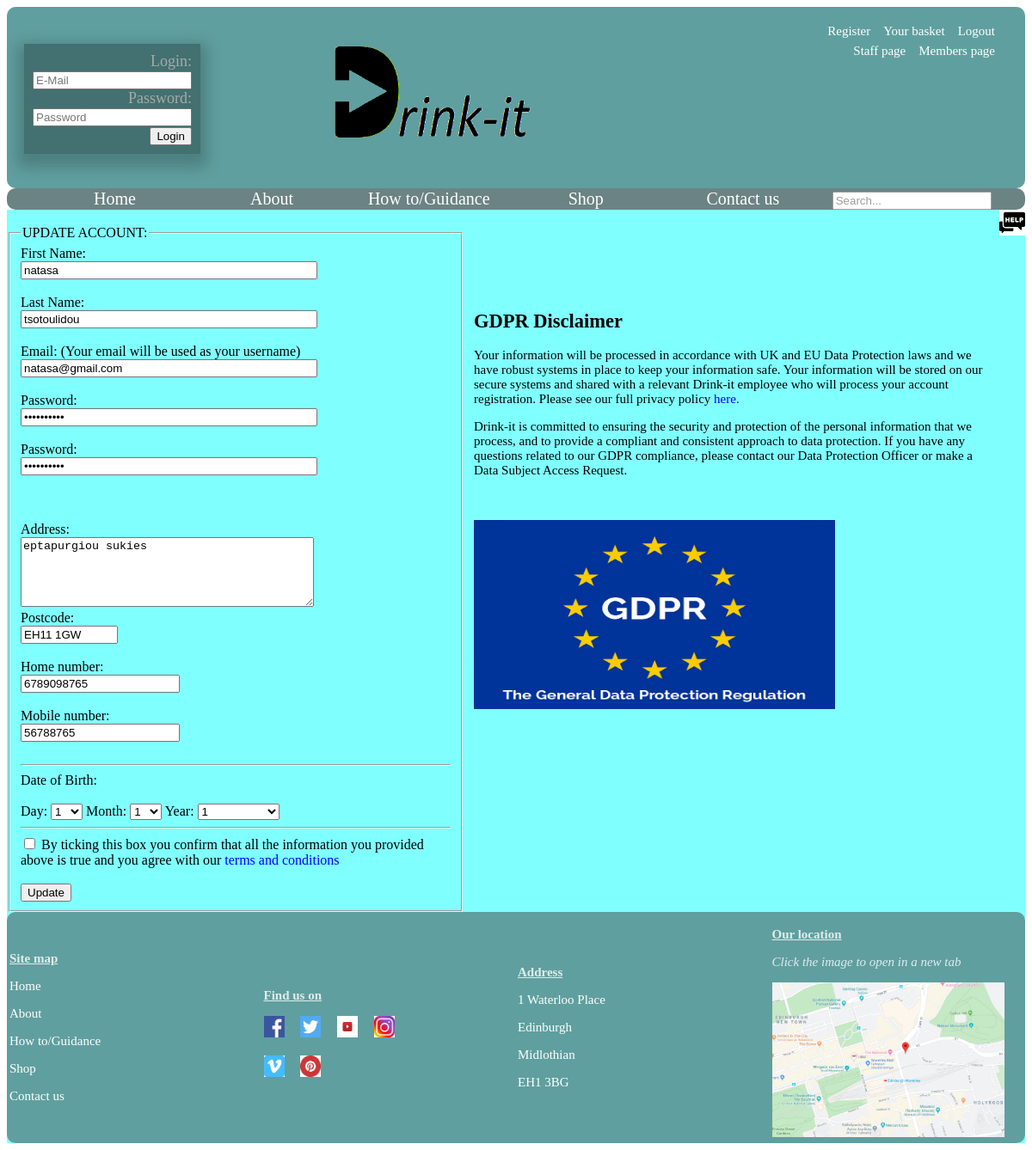
The app's page /update.php?customerID=86 (signed in) with its own data.
### tables this page shows
CREATE TABLE `customers` (
  `customerID` int(10) UNSIGNED NOT NULL,
  `firstName` char(50) NOT NULL,
  `lastName` char(50) NOT NULL,
  `email` char(50) NOT NULL,
  `password1` char(50) NOT NULL,
  `password2` char(50) NOT NULL,
  `address` char(250) NOT NULL,
  `postcode` char(20) NOT NULL,
  `homeNumber` char(20) DEFAULT NULL,
  `mobileNumber` char(20) DEFAULT NULL,
  `day` char(2) DEFAULT NULL,
  `month` char(2) DEFAULT NULL,
  `year` char(40) DEFAULT NULL,
  `agree` varchar(1) NOT NULL
);

### update.php (the view, shortened to what this page needs)
<?php
include 'connect.php';
include 'process-update-form.php';
$id = $_GET['customerID'];
$query = "SELECT * FROM customers WHERE customerID=$id";
$result = mysqli_query($connect, $query);
?>
<!DOCTYPE html>
<html lang="en">
<head>
	<link rel="stylesheet" href="css/style.css">
</head>
<header>
	<div><?php if(!isset($_SESSION['email'])){echo '<a class="toplinks" href="login.php">Login</a>';}else{echo '<a class="toplinks" href="session-feedback.php">Logout</a>';}?></div>
	<div><a class="toplinks" href="under_construction.html">Your basket</a></div>
	<div><a class="toplinks" href="register.php">Register</a></div><br/>
	<div><a class="toplinks" href="loggedin.php">Members page</a></div>
	<div><a class="toplinks" href="staff_area.php">Staff page</a></div>
	<div class="loginpopup">
		<div class="account">
			<form>
			Login:
			<div>
				<input type="text" name="login" placeholder="E-Mail">
			</div>
             Password:
			<div>
				<input type="password" name="password" placeholder="Password">
			</div>
			<div>
				<input type="submit" value="Login">
			</div>
			</form>
		</div>
	</div>
	<a href="landingpage.html"><img class="logo" src="images/logo2.png" alt="logo"></a>
</header>
<body>
<div class="menu">
	<div class="item"><a href="landingPage.php" target="_self">Home</a></div>
	<div class="item"><a href="under_construction.php" target="_self">About</a></div>
	<div class="item"><a href="guidance.php" target="_self">How to/Guidance</a></div>
	<div class="item"><a href="under_construction.php" target="_self">Shop</a></div>
	<div class="item"><a href="under_construction.php" target="_self">Contact us</a></div>
	<div class="item"><input type="text" placeholder="Search..."></div>
</div>
<div class="background">
	<a href="guidance.php"><img class="sticky" src="images/help.png" alt="help"></a>
<?php
while ($row = mysqli_fetch_assoc($result)){
	$id = $row['customerID'];
	$firstName = $row['firstName'];
	$lastName = $row['lastName'];
	$email = $row['email'];
	$password1 = $row['password1'];
	$password2 = $row['password2'];
	$address = $row['address'];
	$postcode = $row['postcode'];
	$homeNumber = $row['homeNumber'];
	$mobileNumber = $row['mobileNumber'];
	$day = $row['day'];
}
?>
<div  class="general">
<div class="registerdiv">
<form action = "update_confirmation.php?customerID=<?php echo $id; ?>" method="post">
<fieldset style="width:500px">
<legend>UPDATE ACCOUNT:</legend>
	<label for="firstName">First Name:</label><br/>
	<input size="40" type="text" name="firstName" id="firstName" required autofocus value="<?php echo $firstName; ?>"/><br/>
	<br/><label for="lastName">Last Name:</label><br/>
	<input size="40" type="text" name="lastName" id="lastName" required value="<?php echo $lastName; ?>"/><br/>
	<br/><label for="email">Email: (Your email will be used as your username)</label><br/>
	<input size="40" type="email" name="email" id="email" required value="<?php echo $email; ?>"/><br/>
	<br/><label for="password1">Password:</label><br/>
	<input size="40" name="password1" type="password" required id="password1" value="<?php echo $password1; ?>"/><br/>
	<br/><label for="password2">Password:</label><br/>
	<input size="40" name="password2" type="password" required onchange="check();" id="password2" value="<?php echo $password2; ?>"/><br/><br/>
	<span id="match" ><b></b></span><br>
	<br/><label for="address">Address:</label><br/>
	<textarea name="address" id="address" rows="5" cols="40"><?php echo $address; ?></textarea>
	<br/><label for="postcode">Postcode:</label><br/>
	<input size="11" name="postcode" pattern="[A-Za-z]{1,2}[0-9Rr][0-9A-Za-z]? [0-9][ABD-HJLNP-UW-Zabd-hjlnp-uw-z]{2}" id="postcode" required value="<?php echo $postcode; ?>"/><br/>
	<br/><label for="homeNumber">Home number:</label><br/>
	<input type="number" name="homeNumber" id="homeNumber" required value="<?php echo $homeNumber; ?>"/><br/>
	<br/><label for="mobileNumber">Mobile number:</label><br/>
	<input type="number" name="mobileNumber" id="mobileNumber" required value="<?php echo $mobileNumber; ?>"/><br/><br/>
	<hr>
	<label>Date of Birth:</label><br/>
	<br><label class = "dob" for="day">Day:</label>
	<select name="day" id = "day" size="1">
		<option selected="selected" ><?php echo $day; ?></option>
	</select>
	<label class = "dob" for="month">Month:</label>
	<select name="month" id="month" size="1">
		<option selected="selected" ><?php echo $day; ?></option>
	</select>
	<label class = "dob" for="year">Year:</label>
	<select name="year" id="year" size="1">
		<option selected="selected" ><?php echo $day; ?></option>
	</select>	<br/>
	<hr>
	<input type="checkbox" name="agree" id="agree" value="0"/>
		<label>By ticking this box you confirm that all
							the information you provided above is
							true and you agree with our
							<a style="color:blue" href="under_construction.html" target="_self">terms and conditions</a></label>
	<br><br>
	<input class="reg_button" name="update" Value="Update" type="submit"/>
</fieldset>
</form>
</div>
<br>
<div class = "disclaimer">
	<h2> GDPR Disclaimer</h2>
	<p>Your information will be processed in accordance with UK and EU Data Protection laws and we have robust systems in place to keep your information safe.
	Your information will be stored on our secure systems and shared with a relevant Drink-it employee who will process your account registration.
	Please see our full privacy policy <a style="color:blue" href="under_construction.html" target="_self">here.</a></p>
	<p>Drink-it is committed to ensuring the security and protection of the personal information that we process, and to provide a compliant and consistent approach
	 to data protection. If you have any questions related to our GDPR compliance, please contact our Data Protection Officer or make a Data Subject Access Request.</p>
	 <br><br>
	 <img src="images/gdpr.jpg" alt="gdpr" height="220" width="420"></img>
</div>
</div>
<div class="foot">
	<table class="footer">
	<tr>
	<td>
		<p class="footer_head"><strong><u>Site map</u></strong></p>
		<p><a href="landingpage.html" target="_self">Home</a></p>
		<p><a href="under_construction.html" target="_self">About</a></p>
		<p><a href="guidance.html" target="_self">How to/Guidance</a></p>
		<p><a href="under_construction.html" target="_self">Shop</a></p>
		<p><a href="under_construction.html" target="_self">Contact us</a></p>
	</td>
	<td>
		<p class="footer_head"><strong><u>Find us on</u></strong></p>
		<a href="https://www.facebook.com/" target="_blank"><img class="social" src="images/facebook.png" alt="facebook"></a>
		<a href="https://twitter.com/" target="_blank"><img class="social" src="images/twiter.png" alt="twiter"></a>
		<a href="https://www.youtube.com/" target="_blank"><img class="social" src="images/youtube.png" alt="youtube"></a>
		<a href="https://www.instagram.com/" target="_blank"><img class="social" src="images/instagram.jpg" alt="instagram"></a><br><br>
		<a href="https://vimeo.com/" target="_blank"><img class="social" src="images/vimeo.png" alt="vimeo"></a>
		<a href="https://vimeo.com/" target="_blank"><img class="social" src="images/pinterest.png" alt="pinterest"></a>
	</td>
	<td>
		<p class="footer_head"><strong><u>Address</u></strong></p>
		<p style="color:white"> 1 Waterloo Place</p>
		<p style="color:white"> Edinburgh</p>
		<p style="color:white"> Midlothian</p>
		<p style="color:white"> EH1 3BG</p>
	</td>
	<td>
			<p class="footer_head"><strong><u>Our location</u></strong></p>
			<p class="footer_head"><i>Click the image to open in a new tab</i></p>
			<a href="https://www.google.co.uk/maps/@55.9515032,-3.199199,15.25z?hl=en" target="_blank"><img class="map" src="images/map.png" alt="map"></a>
		</td>
	</tr>
	</table>
</div>
</body>
</html>

### css/style.css (style rules this page uses)
header { background:#609f9f; text-align:right; height: 100%; padding: 1em; font-size: 20px; vertical-align: middle; border-radius: 10px; }
.toplinks { font-size:15px; display: inline-block; float:right; }
.account { display:block; padding:10px; position: absolute; float:right; background-color: #437070; min-width: 160px; box-shadow: 0px 8px 16px 8px rgba(0,0,0,0.2); font-size: 18px; color: DarkGrey; }
a:link, a:visited { color:white; text-decoration:none; padding-right: 1em; }
.logo { display: block; margin-left: auto; margin-right: auto; width: 250px; height:125px; }
.menu { background-color:DarkSlateGrey; opacity: 0.7; font-size: 20px; padding-top: 1px; text-align: center; border-radius: 10px; }
.item { width: 15%; display: inline-block; }
img.sticky { position: -webkit-sticky; position: sticky; float:right; top: 0; width: 30px; }
.foot { background-color:#609f9f; border-radius: 10px; display: block; }
.footer { width: 100%; table-layout: fixed; font-size: 15px; }
.social { width: 24px; height: 25px; }
.map { width: 270px; }
.footer_head { color: #dfecec; text-decoration: bold; font-size: 15px; }
.background { background-color: #80ffff; }
.general { display: flex; }
.disclaimer { width:600px; text-align:left; font-size: 15px; margin-left:auto; margin-right:auto; margin-top: 80px; font-family:Comic Sans MS; }

### records on screen
customers: firstName "natasa", lastName "tsotoulidou", email "natasa@gmail.com", address "eptapurgiou sukies", postcode "EH11 1GW", homeNumber "6789098765", mobileNumber "56788765", day "1", month "1", year "1"
